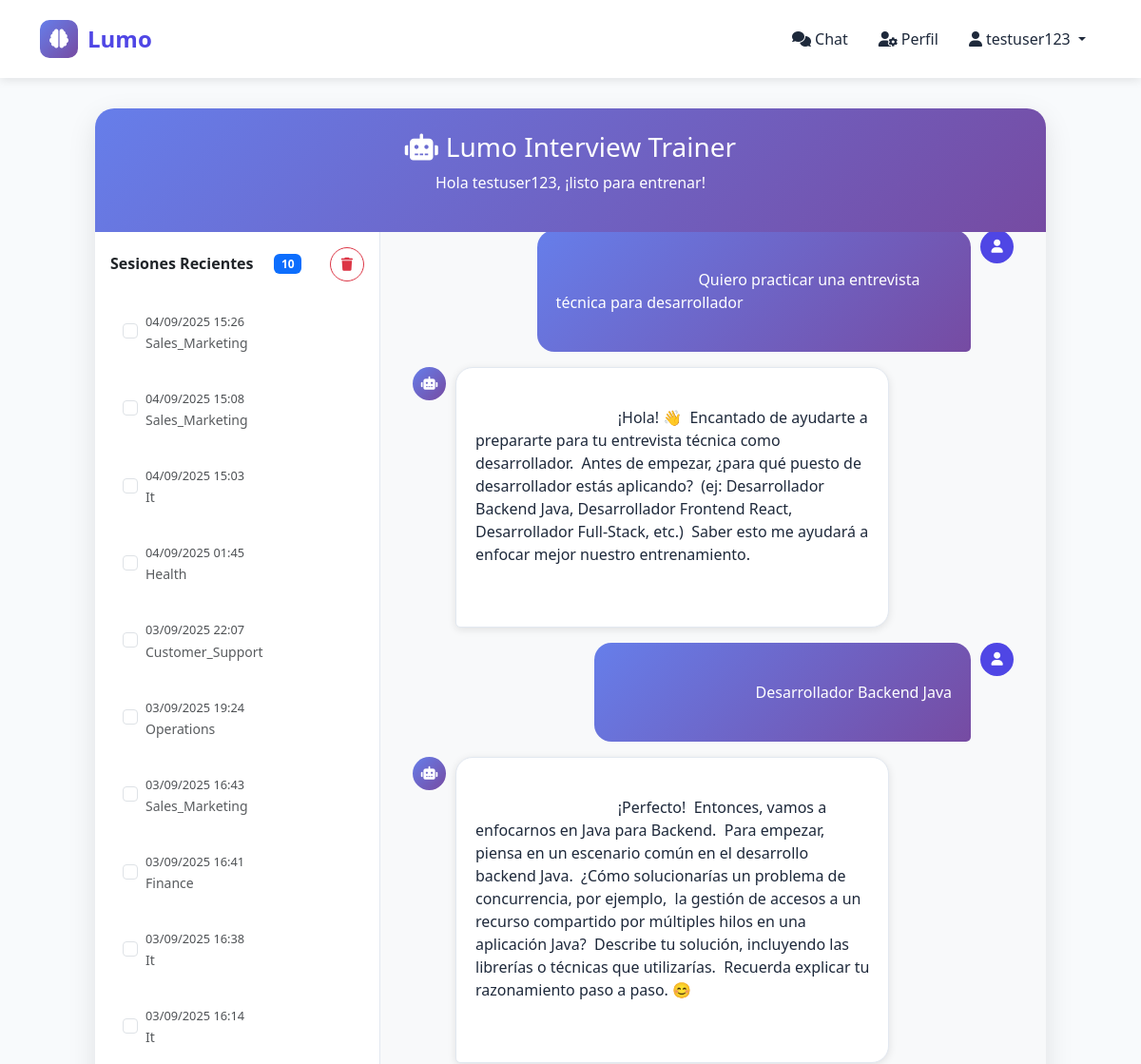
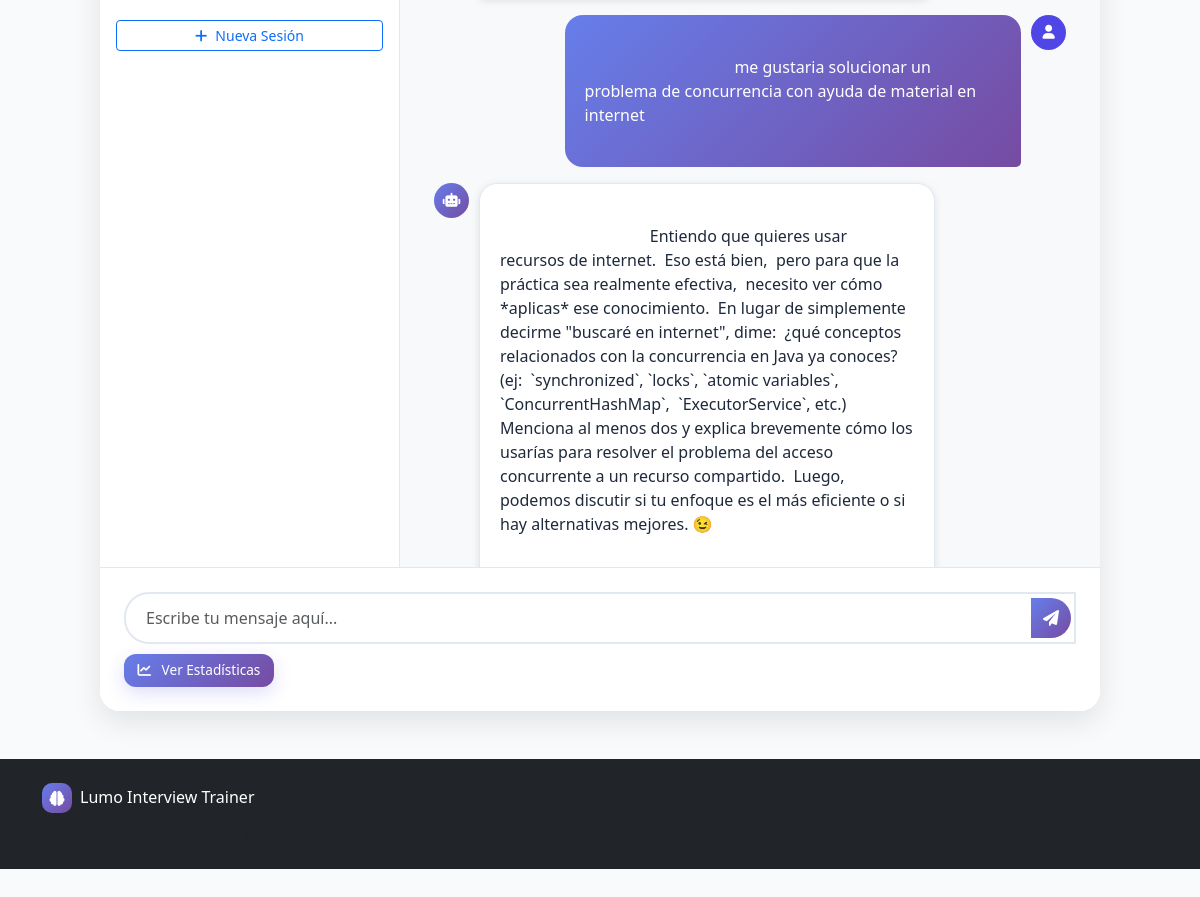
The page /chat/1/ (signed in) on the database its author committed (2 pictures, top to bottom).
### interview_trainer/models.py (models this page shows, shortened)
class InterviewSession(models.Model):
    INTERVIEW_TYPES = [
        ('operations', 'Operaciones y Producción'),
        ('sales_marketing', 'Ventas y Marketing'),
        ('finance', 'Finanzas y Administración'),
        ('hr', 'Recursos Humanos (Talento Humano)'),
        ('it', 'Tecnología de la Información (TI / IT)'),
        ('rd', 'Investigación y Desarrollo (I+D)'),
        ('customer_support', 'Atención al Cliente y Soporte'),
        ('management', 'Dirección General y Estratégica'),
        ('health', 'Salud y Medicina'),
    ]
    user = models.ForeignKey(User, on_delete=models.CASCADE)  # ¿De quién es la sesión?
    session_type = models.CharField(max_length=20, choices=INTERVIEW_TYPES)  # ¿Qué tipo de entrevista?
    title = models.CharField(max_length=200)  # Título descriptivo
    created_at = models.DateTimeField(default=timezone.now)  # ¿Cuándo se creó?
    updated_at = models.DateTimeField(auto_now=True)  # ¿Cuándo se actualizó?
    is_active = models.BooleanField(default=True)  # ¿Está activa?
    is_completed = models.BooleanField(default=False)  # ¿Ya completó las 10 preguntas?
    questions_asked = models.IntegerField(default=0)  # Contador de preguntas realizadas por Lumo
    class Meta:
        ordering = ['-created_at']  # Más recientes primero

class ChatMessage(models.Model):
    session = models.ForeignKey(InterviewSession, on_delete=models.CASCADE, related_name='messages')
    is_user = models.BooleanField(default=True)  # True = usuario, False = IA
    content = models.TextField()  # El texto del mensaje
    timestamp = models.DateTimeField(default=timezone.now)  # ¿Cuándo se envió?
    class Meta:
        ordering = ['timestamp']  # Cronológico

### interview_trainer/views.py (the view)
# urls.py: path('chat/<int:session_id>/', views.chat_session, name='chat_session'),
@login_required
def chat_session(request, session_id):
    session = get_object_or_404(InterviewSession, id=session_id, user=request.user)
    try:
        profile, created = UserProfile.objects.get_or_create(user=request.user)
        sessions = InterviewSession.objects.filter(user=request.user)[:10]
        context = {
            'profile': profile,
            'sessions': sessions,
            'current_session': session,
            'has_api_key': True,  # ✅ Siempre True porque usas TU API key
        }
        return render(request, 'interview_trainer/chat.html', context)
    except Exception as e:
        messages.error(request, f'Error accediendo al chat: {str(e)}')
        return redirect('interview_trainer:home')

### templates/interview_trainer/chat.html (shortened to what this page needs)
{% extends 'base.html' %}
{% load static %}
{% block content %}
<div class="container-fluid">
    <div class="chat-container">
        <div class="chat-header">
            <h3><i class="fas fa-robot me-2"></i>Lumo Interview Trainer</h3>
            <p>Hola {{ user.first_name|default:user.username }}, ¡listo para entrenar!</p>
        </div>
        <div class="d-flex" style="flex: 1; overflow: hidden;">
            <div class="sidebar d-none d-md-block">
                <div class="d-flex justify-content-between align-items-center mb-3">
                    <h6 class="fw-bold mb-0">Sesiones Recientes</h6>
                    <span class="badge bg-primary">{{ sessions|length }}</span>
                    <button id="deleteSessionsBtn" class="btn btn-outline-danger btn-sm ms-2" title="Eliminar sesiones seleccionadas" style="border-radius:50%;width:36px;height:36px;display:flex;align-items:center;justify-content:center;">
                        <i class="fas fa-trash"></i>
                    </button>
                </div>
                <div id="sessionsList">
                    {% for session in sessions %}
                    <div class="session-item d-flex align-items-center" data-session-id="{{ session.id }}">
                        <input type="checkbox"
                               class="form-check-input me-2 session-checkbox"
                               value="{{ session.id }}"
                               style="margin-top:0;"
                               onclick="event.stopPropagation();">
                        <div class="flex-grow-1 session-clickable"
                             style="cursor:pointer;"
                             onclick="window.loadSession({{ session.id }})">
                            <div class="session-date">{{ session.created_at|date:"d/m/Y H:i" }}</div>
                            <small class="text-muted">{{ session.session_type|title }}</small>
                        </div>
                    </div>
                    {% empty %}
                    <div class="text-center text-muted py-3">
                        <i class="fas fa-inbox fa-2x mb-2"></i>
                        <p>No hay sesiones aún</p>
                    </div>
                    {% endfor %}
                </div>
                <button class="btn btn-outline-primary btn-sm mt-3 w-100" onclick="startNewSession()">
                    <i class="fas fa-plus me-2"></i>Nueva Sesión
                </button>
            </div>
            <div class="position-relative flex-fill">
                <div class="chat-messages" id="chatMessages">
                    {% if current_session and current_session.messages.all %}
                        {% for message in current_session.messages.all %}
                            <div class="message {% if message.is_user %}user{% else %}ai{% endif %}">
                                <div class="message-avatar">
                                    <i class="fas fa-{% if message.is_user %}user{% else %}robot{% endif %}"></i>
                                </div>
                                <div class="message-content">
                                    {{ message.content }}
                                </div>
                            </div>
                        {% endfor %}
                    {% endif %}
                </div>
            </div>
        </div>
        <div class="chat-input-container">
            <div class="input-group">
                <input type="text" class="form-control" id="messageInput"
                       placeholder="Escribe tu mensaje aquí..."
                       onkeypress="handleKeyPress(event)">
                <button class="send-btn" id="sendBtn" onclick="sendMessage()">
                    <i class="fas fa-paper-plane"></i>
                </button>
            </div>
            <div id="statsButtonContainer" class="stats-button-container">
            </div>
        </div>
    </div>
</div>
{% endblock %}

### templates/base.html (shortened to what this page needs)
<!DOCTYPE html>
<html lang="es">
<head>
    <link href="https://cdn.jsdelivr.net/npm/bootstrap@5.3.0/dist/css/bootstrap.min.css" rel="stylesheet">
    <link href="https://cdnjs.cloudflare.com/ajax/libs/font-awesome/6.0.0/css/all.min.css" rel="stylesheet">
</head>
<body>
    <nav class="navbar navbar-expand-lg">
        <div class="container">
            <a class="navbar-brand d-flex align-items-center" href="{% url 'interview_trainer:home' %}">
                <div class="logo-container">
                    <i class="fas fa-brain logo-icon"></i>
                </div>
                Lumo
            </a>
            <div class="collapse navbar-collapse" id="navbarNav">
                <div class="navbar-nav ms-auto">
                    {% if user.is_authenticated %}
                        <a class="nav-link" href="{% url 'interview_trainer:select_interview_type' %}">
                            <i class="fas fa-comments me-1"></i>Chat
                        </a>
                        <a class="nav-link" href="{% url 'interview_trainer:profile_settings' %}">
                            <i class="fas fa-user-cog me-1"></i>Perfil
                        </a>
                        <div class="nav-item dropdown">
                            <a class="nav-link dropdown-toggle" href="#" role="button" data-bs-toggle="dropdown">
                                <i class="fas fa-user me-1"></i>{{ user.first_name|default:user.username }}
                            </a>
                        </div>
                    {% else %}
                        <a class="nav-link" href="{% url 'interview_trainer:home' %}">Inicio</a>
                        <a class="nav-link" href="{% url 'login' %}">Iniciar Sesión</a>
                        <a href="{% url 'interview_trainer:register' %}" class="btn btn-primary ms-2">
                            <i class="fas fa-user-plus me-1"></i>Registrarse
                        </a>
                    {% endif %}
                </div>
            </div>
        </div>
    </nav>
    <main>
        {% block content %}{% endblock %}
    </main>
    <footer class="bg-dark text-white py-4 mt-5">
        <div class="container">
            <div class="row">
                <div class="col-md-6">
                    <div class="d-flex align-items-center mb-2">
                        <div class="logo-container me-2" style="width: 30px; height: 30px;">
                            <i class="fas fa-brain logo-icon" style="font-size: 15px;"></i>
                        </div>
                        <h6 class="mb-0">Lumo Interview Trainer</h6>
                    </div>
                    <p class="text-muted mb-0">Entrena entrevistas con IA y mejora tus oportunidades profesionales.</p>
                </div>
                <div class="col-md-6 text-md-end">
                    <div class="d-flex justify-content-md-end gap-3">
                        <a href="#" class="text-muted text-decoration-none">
                            <i class="fab fa-github"></i>
                        </a>
                        <a href="#" class="text-muted text-decoration-none">
                            <i class="fab fa-linkedin"></i>
                        </a>
                        <a href="#" class="text-muted text-decoration-none">
                            <i class="fab fa-twitter"></i>
                        </a>
                    </div>
                    <p class="text-muted mb-0 mt-2">&copy; 2024 Lumo. Todos los derechos reservados.</p>
                </div>
            </div>
        </div>
    </footer>
</body>
</html>

### templates/base.html (style rules this page uses)
:root { --lumo-primary: #4F46E5; --lumo-secondary: #7C3AED; --lumo-gradient: linear-gradient(135deg, #667eea 0%, #764ba2 100%); --lumo-light: #F8FAFC; --lumo-dark: #1E293B; }
body { font-family: 'Segoe UI', Tahoma, Geneva, Verdana, sans-serif; background: var(--lumo-light); }
.navbar { background: white; box-shadow: 0 2px 10px rgba(0,0,0,0.1); padding: 1rem 0; }
.navbar-brand { font-weight: 700; font-size: 1.5rem; color: var(--lumo-primary) !important; }
.logo-container { width: 40px; height: 40px; background: var(--lumo-gradient); border-radius: 10px; display: flex; align-items: center; justify-content: center; margin-right: 10px; }
.logo-icon { color: white; font-size: 20px; }
.nav-link { color: var(--lumo-dark) !important; font-weight: 500; margin: 0 0.5rem; transition: color 0.3s ease; }
.form-control { border-radius: 10px; border: 2px solid #e2e8f0; padding: 0.75rem 1rem; transition: all 0.3s ease; }

### templates/interview_trainer/chat.html (style rules this page uses)
.chat-container { max-width: 1000px; margin: 2rem auto; background: white; border-radius: 20px; box-shadow: 0 10px 30px rgba(0,0,0,0.1); overflow: hidden; height: 80vh; display: flex; flex-direction: column; position: relative; }
.chat-header { background: var(--lumo-gradient); color: white; padding: 1.5rem; text-align: center; flex-shrink: 0; position: relative; }
.chat-messages { flex: 1; padding: 1.5rem; overflow-y: auto; overflow-x: hidden; background: #f8f9fa; max-height: calc(80vh - 200px); min-height: 300px; }
.message { margin-bottom: 1rem; display: flex; align-items: flex-start; animation: fadeIn 0.3s ease-in; }
.message.user { justify-content: flex-end; }
.message.ai { justify-content: flex-start; }
.message-content { max-width: 70%; padding: 1rem 1.25rem; border-radius: 18px; white-space: pre-wrap; word-wrap: break-word; line-height: 1.5; }
.message.user .message-content { background: var(--lumo-gradient); color: white; border-bottom-right-radius: 5px; }
.message.ai .message-content { background: white; color: var(--lumo-dark); border: 1px solid #e2e8f0; border-bottom-left-radius: 5px; box-shadow: 0 2px 8px rgba(0,0,0,0.1); }
.message-avatar { width: 35px; height: 35px; border-radius: 50%; display: flex; align-items: center; justify-content: center; margin: 0 10px; font-size: 14px; flex-shrink: 0; }
.message.user .message-avatar { background: var(--lumo-primary); color: white; order: 2; }
.message.ai .message-avatar { background: var(--lumo-gradient); color: white; }
.chat-input-container { padding: 1.5rem; background: white; border-top: 1px solid #e2e8f0; flex-shrink: 0; position: relative; }
.input-group { position: relative; }
.form-control { border-radius: 25px; border: 2px solid #e2e8f0; padding: 0.75rem 1.25rem; padding-right: 60px; resize: none; }
.send-btn { position: absolute; right: 5px; top: 50%; transform: translateY(-50%); background: var(--lumo-gradient); border: none; border-radius: 50%; width: 40px; height: 40px; color: white; cursor: pointer; transition: all 0.3s ease; }
.sidebar { width: 300px; background: white; border-right: 1px solid #e2e8f0; padding: 1rem; overflow-y: auto; max-height: calc(80vh - 100px); flex-shrink: 0; }
.session-item { padding: 0.75rem; border-radius: 10px; margin-bottom: 0.5rem; cursor: pointer; transition: all 0.3s ease; border: 1px solid transparent; }
.session-item .session-date { font-size: 0.8rem; opacity: 0.8; }

### rows shown on the page
InterviewSession: created_at "04/09/2025 15:26", session_type "Sales_Marketing"
InterviewSession: created_at "04/09/2025 15:08", session_type "Sales_Marketing"
InterviewSession: created_at "04/09/2025 15:03", session_type "It"
InterviewSession: created_at "04/09/2025 01:45", session_type "Health"
InterviewSession: created_at "03/09/2025 22:07", session_type "Customer_Support"
InterviewSession: created_at "03/09/2025 19:24", session_type "Operations"
InterviewSession: created_at "03/09/2025 16:43", session_type "Sales_Marketing"
InterviewSession: created_at "03/09/2025 16:41", session_type "Finance"
InterviewSession: created_at "03/09/2025 16:38", session_type "It"
InterviewSession: created_at "03/09/2025 16:14", session_type "It"
ChatMessage: is_user True (drawn), content "Quiero practicar una entrevista técnica para desarrollador"
ChatMessage: is_user False (drawn), content "¡Hola! 👋 Encantado de ayudarte a prepararte para tu entrevista técnica como desarrollador. Antes de empezar, ¿para qué puesto de desarrollador estás aplicando? (ej: Desarrollador Backend Java, Desarrollador Frontend React, Desarrollador Full-Stack, etc.) Saber esto me ayudará a enfocar mejor nuestro entrenamiento."
ChatMessage: is_user True (drawn), content "Desarrollador Backend Java"
ChatMessage: is_user False (drawn), content "¡Perfecto! Entonces, vamos a enfocarnos en Java para Backend. Para empezar, piensa en un escenario común en el desarrollo backend Java. ¿Cómo solucionarías un problema de concurrencia, por ejemplo, la gestión de accesos a un recurso compartido por múltiples hilos en una aplicación Java? Describe tu solución, incluyendo las librerías o técnicas que utilizarías. Recuerda explicar tu razonamiento paso a paso. 😊"
ChatMessage: is_user True (drawn), content "me gustaria solucionar un problema de concurrencia con ayuda de material en internet"
ChatMessage: is_user False (drawn), content "Entiendo que quieres usar recursos de internet. Eso está bien, pero para que la práctica sea realmente efectiva, necesito ver cómo *aplicas* ese conocimiento. En lugar de simplemente decirme \"buscaré en internet\", dime: ¿qué conceptos relacionados con la concurrencia en Java ya conoces? (ej: `synchronized`, `locks`, `atomic variables`, `ConcurrentHashMap`, `ExecutorService`, etc.) Menciona al menos dos y explica brevemente cómo los usarías para resolver el problema del acceso concurrente a un recurso compartido. Luego, podemos discutir si tu enfoque es el más eficiente o si hay alternativas mejores. 😉…"

### other values the page prints
{{ user.first_name|default:user.username }} "testuser123"
{{ sessions|length }} "10"
